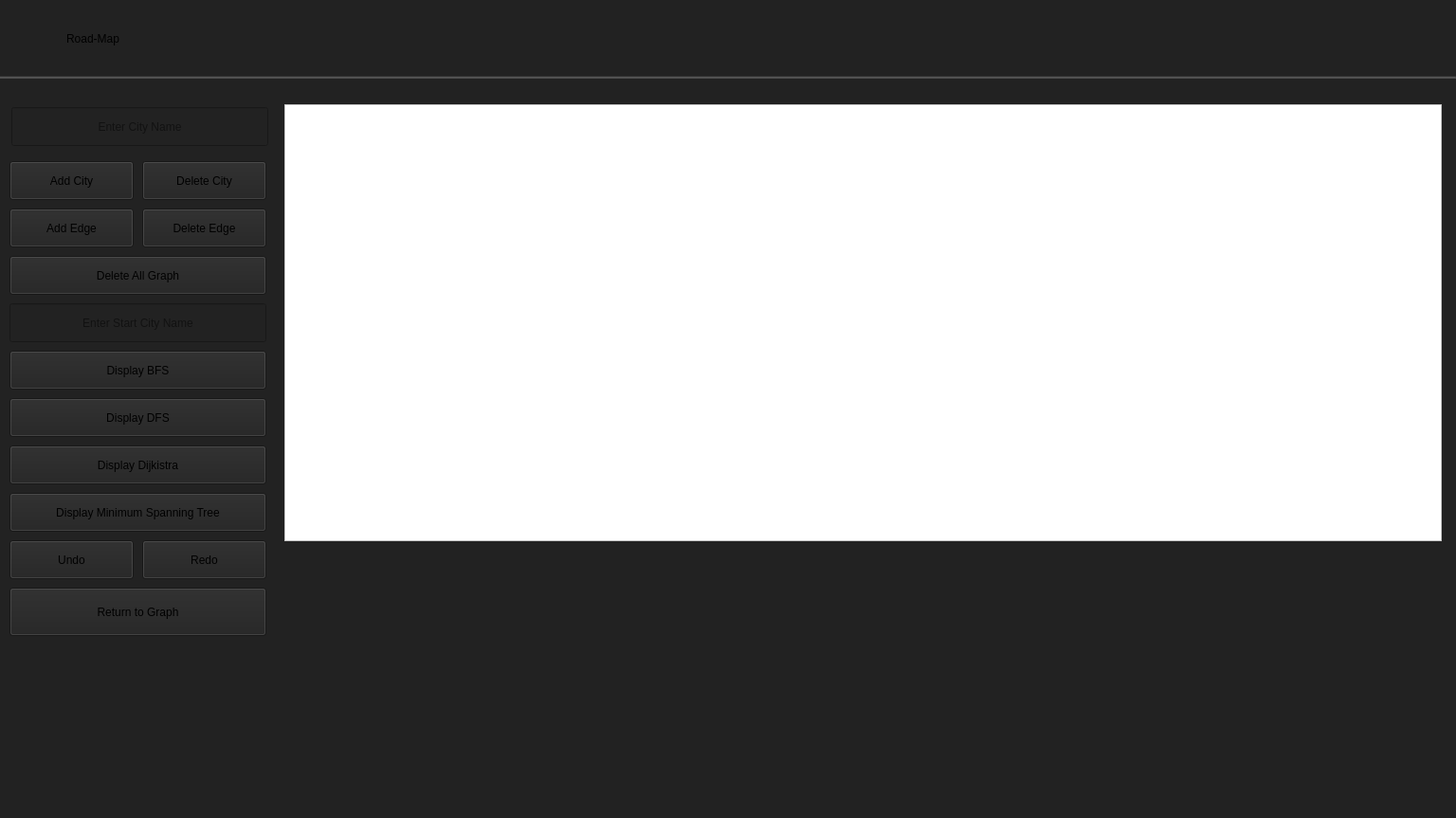
<?xml version="1.0" encoding="utf-8"?>
<ui version="4.0">
	<class>GraphViewClassClass</class>
	<widget class="QMainWindow" name="GraphViewClassClass">
		<property name="geometry">
			<rect>
				<x>0</x>
				<y>0</y>
				<width>1536</width>
				<height>863</height>
			</rect>
		</property>
		<property name="windowTitle">
			<string>QtApplication1</string>
		</property>
		<property name="styleSheet">
			<string notr="true">
				background-color: rgb(243, 243, 243);
				background-color: rgb(255, 255, 255);
				background-color:rgb(34, 34, 34)


			</string>
		</property>
		<widget class="QWidget" name="centralWidget">
			<widget class="QWidget" name="widget" native="true">
				<property name="geometry">
					<rect>
						<x>0</x>
						<y>0</y>
						<width>1536</width>
						<height>80</height>
					</rect>
				</property>
				<property name="styleSheet">
					<string notr="true">
						background-color: rgb(53,50,84);
						background-color: rgba(75, 0, 0, 200);
						background-color: rgb(34,34,34);
					</string>
				</property>
				<widget class="QLabel" name="label_10">
					<property name="geometry">
						<rect>
							<x>70</x>
							<y>20</y>
							<width>91</width>
							<height>41</height>
						</rect>
					</property>
					<property name="styleSheet">
						<string notr="true">
							font-weight: 400;
							font: 20pt &quot;Bahnschrift Condensed&quot;;
						</string>
					</property>
					<property name="text">
						<string>Road-Map</string>
					</property>
				</widget>
				<widget class="QLabel" name="label_4">
					<property name="geometry">
						<rect>
							<x>20</x>
							<y>20</y>
							<width>31</width>
							<height>31</height>
						</rect>
					</property>
					<property name="text">
						<string/>
					</property>
					<property name="pixmap">
						<pixmap resource="QtApplication1.qrc">:/newPrefix/img/pin.png</pixmap>
					</property>
					<property name="scaledContents">
						<bool>true</bool>
					</property>
				</widget>
			</widget>
			<widget class="Line" name="line">
				<property name="geometry">
					<rect>
						<x>0</x>
						<y>80</y>
						<width>1536</width>
						<height>3</height>
					</rect>
				</property>
				<property name="styleSheet">
					<string notr="true">background-color: rgb(75, 75, 75);</string>
				</property>
				<property name="orientation">
					<enum>Qt::Orientation::Horizontal</enum>
				</property>
			</widget>
			<widget class="QGraphicsView" name="graphicsView">
				<property name="geometry">
					<rect>
						<x>300</x>
						<y>110</y>
						<width>1221</width>
						<height>461</height>
					</rect>
				</property>
				<property name="styleSheet">
					<string notr="true">background-color: rgb(255, 255, 255);</string>
				</property>
			</widget>
			<widget class="QPushButton" name="addCityButton">
				<property name="geometry">
					<rect>
						<x>10</x>
						<y>170</y>
						<width>131</width>
						<height>41</height>
					</rect>
				</property>
				<property name="text">
					<string>Add City</string>
				</property>
			</widget>
			<widget class="QPushButton" name="deletecitybutton">
				<property name="geometry">
					<rect>
						<x>150</x>
						<y>170</y>
						<width>131</width>
						<height>41</height>
					</rect>
				</property>
				<property name="text">
					<string>Delete City</string>
				</property>
			</widget>
			<widget class="QLineEdit" name="cityNameLineEdit">
				<property name="geometry">
					<rect>
						<x>12</x>
						<y>113</y>
						<width>271</width>
						<height>41</height>
					</rect>
				</property>
				<property name="focusPolicy">
					<enum>Qt::FocusPolicy::WheelFocus</enum>
				</property>
				<property name="alignment">
					<set>Qt::AlignmentFlag::AlignCenter</set>
				</property>
				<property name="placeholderText">
					<string>Enter City Name</string>
				</property>
			</widget>
			<widget class="QPushButton" name="addEdgeButton">
				<property name="geometry">
					<rect>
						<x>10</x>
						<y>220</y>
						<width>131</width>
						<height>41</height>
					</rect>
				</property>
				<property name="text">
					<string>Add Edge</string>
				</property>
			</widget>
			<widget class="QPushButton" name="deleteedgebutton">
				<property name="geometry">
					<rect>
						<x>150</x>
						<y>220</y>
						<width>131</width>
						<height>41</height>
					</rect>
				</property>
				<property name="text">
					<string>Delete Edge</string>
				</property>
			</widget>
			<widget class="QPushButton" name="pushButton_5">
				<property name="geometry">
					<rect>
						<x>10</x>
						<y>270</y>
						<width>271</width>
						<height>41</height>
					</rect>
				</property>
				<property name="text">
					<string>Delete All Graph</string>
				</property>
			</widget>
			<widget class="QPushButton" name="bfsbutton">
				<property name="geometry">
					<rect>
						<x>10</x>
						<y>370</y>
						<width>271</width>
						<height>41</height>
					</rect>
				</property>
				<property name="text">
					<string>Display BFS</string>
				</property>
			</widget>
			<widget class="QPushButton" name="dfsbutton">
				<property name="geometry">
					<rect>
						<x>10</x>
						<y>420</y>
						<width>271</width>
						<height>41</height>
					</rect>
				</property>
				<property name="text">
					<string>Display DFS</string>
				</property>
			</widget>
			<widget class="QPushButton" name="mspbutton">
				<property name="geometry">
					<rect>
						<x>10</x>
						<y>520</y>
						<width>271</width>
						<height>41</height>
					</rect>
				</property>
				<property name="text">
					<string>Display Minimum Spanning Tree</string>
				</property>
			</widget>
			<widget class="QLineEdit" name="startCitybutton">
				<property name="geometry">
					<rect>
						<x>10</x>
						<y>320</y>
						<width>271</width>
						<height>41</height>
					</rect>
				</property>
				<property name="focusPolicy">
					<enum>Qt::FocusPolicy::ClickFocus</enum>
				</property>
				<property name="alignment">
					<set>Qt::AlignmentFlag::AlignCenter</set>
				</property>
				<property name="placeholderText">
					<string>Enter Start City Name</string>
				</property>
			</widget>
			<widget class="QPushButton" name="pushButton_9">
				<property name="geometry">
					<rect>
						<x>10</x>
						<y>470</y>
						<width>271</width>
						<height>41</height>
					</rect>
				</property>
				<property name="text">
					<string>Display Dijkistra</string>
				</property>
			</widget>
			<widget class="QPushButton" name="undobutton">
				<property name="geometry">
					<rect>
						<x>10</x>
						<y>570</y>
						<width>131</width>
						<height>41</height>
					</rect>
				</property>
				<property name="text">
					<string>Undo</string>
				</property>
			</widget>
			<widget class="QPushButton" name="redobutton">
				<property name="geometry">
					<rect>
						<x>150</x>
						<y>570</y>
						<width>131</width>
						<height>41</height>
					</rect>
				</property>
				<property name="text">
					<string>Redo</string>
				</property>
			</widget>
			<widget class="QWidget" name="path" native="true">
				<property name="geometry">
					<rect>
						<x>300</x>
						<y>600</y>
						<width>1221</width>
						<height>181</height>
					</rect>
				</property>
			</widget>
			<widget class="QPushButton" name="returntograph">
				<property name="geometry">
					<rect>
						<x>10</x>
						<y>620</y>
						<width>271</width>
						<height>51</height>
					</rect>
				</property>
				<property name="text">
					<string>Return to Graph</string>
				</property>
			</widget>
		</widget>
	</widget>
	<layoutdefault spacing="6" margin="0"/>
	<resources>
		<include location="QtApplication1.qrc"/>
		<include location="../../../../.designer/backup/QtApplication1.qrc"/>
	</resources>
	<connections/>
</ui>
